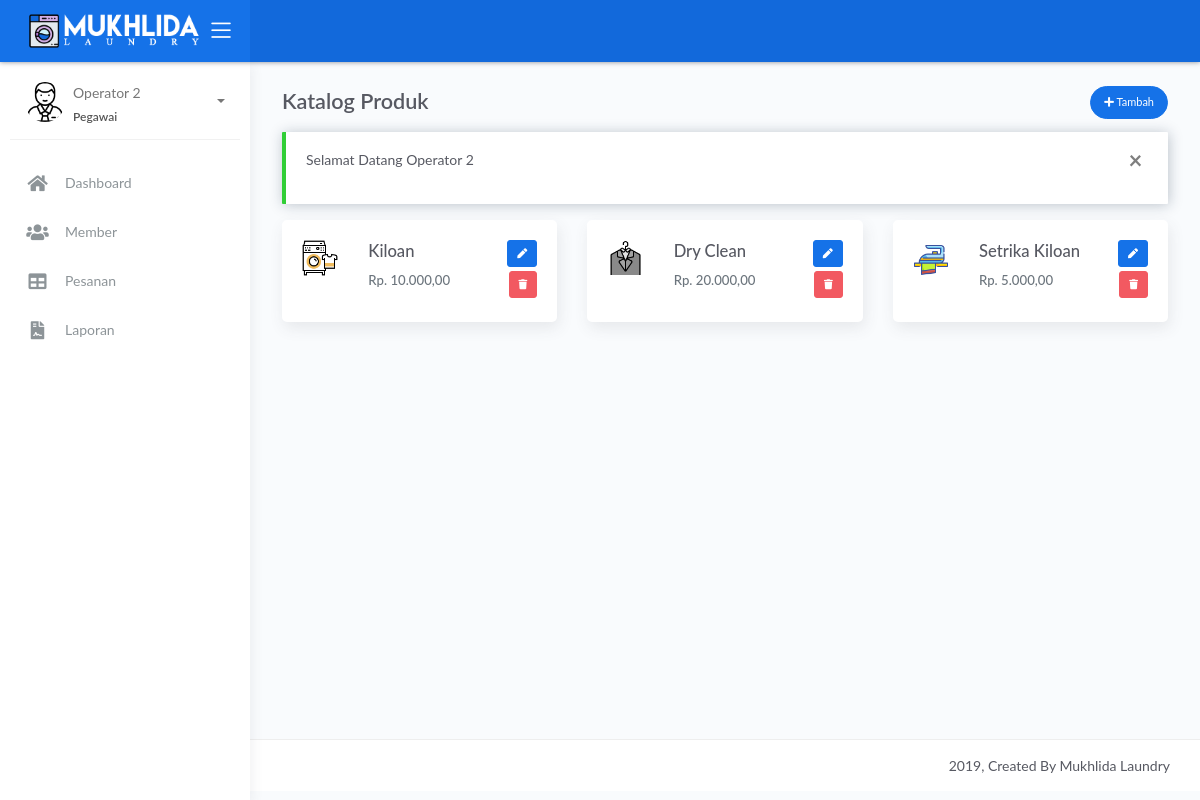
Screenshot of /operator/index.php?page=produk (signed in) with the database file from the repository.
### tables this page shows
CREATE TABLE IF NOT EXISTS `produk` (
  `id_produk` int(11) NOT NULL,
  `nama` varchar(20) NOT NULL,
  `icon` varchar(100) NOT NULL,
  `harga` float NOT NULL,
  `satuan` varchar(20) NOT NULL
);

CREATE TABLE IF NOT EXISTS `info_toko` (
  `nama_toko` varchar(50) NOT NULL,
  `tentang` text NOT NULL,
  `alamat` varchar(255) NOT NULL,
  `email` varchar(50) NOT NULL,
  `telp` varchar(20) NOT NULL,
  `fax` varchar(20) NOT NULL,
  `rek` varchar(20) NOT NULL,
  `facebook` varchar(100) NOT NULL,
  `twitter` varchar(100) NOT NULL,
  `instagram` varchar(100) NOT NULL
);

### operator/sistem/content.php (called while the page is built, shortened)
<?php
include_once '../sistem/koneksi.php';
$get_page = $_GET['page'];
switch ($get_page) {
    case 'produk':
        $title = 'Katalog Produk';
        break;
}
$info_toko = mysqli_fetch_assoc(mysqli_query($koneksi, "SELECT * FROM info_toko"));

### operator/views/produk.php (the view, shortened to what this page needs)
<?php
$query = mysqli_query($koneksi, "SELECT * FROM produk");
?>
<div class="page-inner">
    <div class="row heading">
        <div class="col-8">
            <h2 class="pb-2 fw-bold"><?= $title ?></h2>
        </div>
        <div class="col-4 text-right ml-auto">
            <a href="javascript:void(0)" data-toggle="modal" data-target="#add_product" class="btn btn-primary btn-round btn-sm">
                <i class="fa fa-plus"></i> Tambah
            </a>
        </div>
    </div>
    <?php if (@$_SESSION['pesan']): ?>
        <div class="alert alert-<?= $_SESSION['pesan']['status'] == 'error' ? 'danger' : $_SESSION['pesan']['status'] ?> alert-dismisable fade show" role="alert">
            <button class="close" data-dismiss="alert" aria-label="Close">
                <span aria-hidden="true">&times;</span>
            </button>
            <p><?= $_SESSION['pesan']['msg'] ?></p>
        </div>
    <?php endif; ?>
    <div class="main-content">
        <div class="row">
            <?php while ($row = mysqli_fetch_assoc($query)): ?>
                <div class="col-sm-12 col-md-6 col-lg-4">
                    <div class="card">
                        <div class="card-body">
                            <div class="row">
                                <div class="col-3">
                                    <img src="../<?= $row['icon'] ?>" alt="" class="w-100">
                                </div>
                                <div class="col-6">
                                    <h4 class="text-capitalize"><?= $row['nama'] ?></h4>
                                    <h6 class="text-muted">Rp. <?= number_format($row['harga'], 2, ',', '.') ?></h6>
                                </div>
                                <div class="col-3 text-right">
                                    <a href="javascript:void(0)" class="btn btn-primary btn-xs mb-1 btn-edit-product" data-toggle="modal" data-target="#edit_product" data-product="<?= base64_encode(json_encode($row)) ?>"><i class="fa fa-pen"></i></a>
                                    <a href="sistem/hapus_produk.php?id_produk=<?= $row['id_produk'] ?>" class="btn btn-danger btn-delete btn-xs mb-1"><i class="fa fa-trash"></i></a>
                                </div>
                            </div>
                        </div>
                    </div>
                </div>
            <?php endwhile; ?>
        </div>
    </div>
</div>

### operator/index.php (shortened to what this page needs)
<?php include_once 'sistem/content.php'; ?>
<!DOCTYPE html>
<html lang="en">
<head>
	<link rel="stylesheet" href="../assets/css/bootstrap.min.css">
    <link rel="stylesheet" href="../assets/css/atlantis.min.css">
	<link rel="stylesheet" href="../assets/css/fonts.min.css">
	<link rel="stylesheet" href="../assets/js/plugin/select2/css/select2.min.css">
	<link rel="stylesheet" href="../assets/css/style.css">
</head>
<body>
	<div class="wrapper">
		<div class="main-header">
			<div class="logo-header" data-background-color="blue">
				<a href="index.php" class="logo text-white text-uppercase">
					<img src="../assets/img/mukhlida-laundry.png" alt="Logo Image" style="width: 90%">
				</a>
				<div class="nav-toggle">
					<button class="btn btn-toggle toggle-sidebar">
						<i class="icon-menu"></i>
					</button>
				</div>
			</div>
			<nav class="navbar navbar-header navbar-expand-lg" data-background-color="blue2">
			</nav>
		</div>
		<div class="sidebar sidebar-style-2">
			<div class="sidebar-wrapper scrollbar scrollbar-inner">
				<div class="sidebar-content">
					<div class="user">
						<div class="avatar-sm float-left mr-2">
							<img src="../assets/img/<?= $_SESSION['jenis_kelamin'] ?>.png" alt="<?= $_SESSION['jenis_kelamin'] ?>" class="avatar-img rounded-circle">
						</div>
						<div class="info">
							<a data-toggle="collapse" href="#collapseExample" aria-expanded="true">
								<span>
									<?= $_SESSION['nama'] ?>
									<span class="user-level"><?= $_SESSION['level'] ?></span>
									<span class="caret"></span>
								</span>
							</a>
						</div>
					</div>
					<ul class="nav nav-primary">
						<li class="nav-item <?= @$d_active ?>">
							<a href="index.php">
								<i class="fas fa-home"></i>
								<p>Dashboard</p>
							</a>
						</li>
						<li class="nav-item <?= @$m_active ?>">
							<a href="index.php?page=member">
								<i class="fas fa-users"></i>
								<p>Member</p>
							</a>
						</li>
						<li class="nav-item <?= @$ps_active ?>">
							<a href="index.php?page=pesanan">
								<i class="fas fa-table"></i>
								<p>Pesanan</p>
							</a>
						</li>
						<li class="nav-item <?= @$l_active ?>">
							<a href="index.php?page=laporan">
								<i class="fas fa-file-contract"></i>
								<p>Laporan</p>
							</a>
						</li>
					</ul>
				</div>
			</div>
		</div>
		<div class="main-panel">
			<div class="content">
				<?php include_once 'views/' . $page ?>
			</div>
			<footer class="footer">
				<div class="container-fluid">
					<div class="copyright ml-auto">
						2019, Created By <?= $info_toko['nama_toko'] ?>
					</div>
				</div>
			</footer>
		</div>
	</div>
</body>
</html>

### assets/css/style.css (style rules this page uses)
.logo-header .logo { min-width: 175px; }

### rows the page displays
produk: icon (picture), nama "Kiloan", harga "10.000,00"
produk: icon (picture), nama "Dry Clean", harga "20.000,00"
produk: icon (picture), nama "Setrika Kiloan", harga "5.000,00"
info_toko: nama_toko "Mukhlida Laundry"

### other values shown
$_SESSION['nama'] "Operator 2"
$_SESSION['level'] "Pegawai"
$title "Katalog Produk"
$_SESSION['pesan']['msg'] "Selamat Datang Operator 2"
